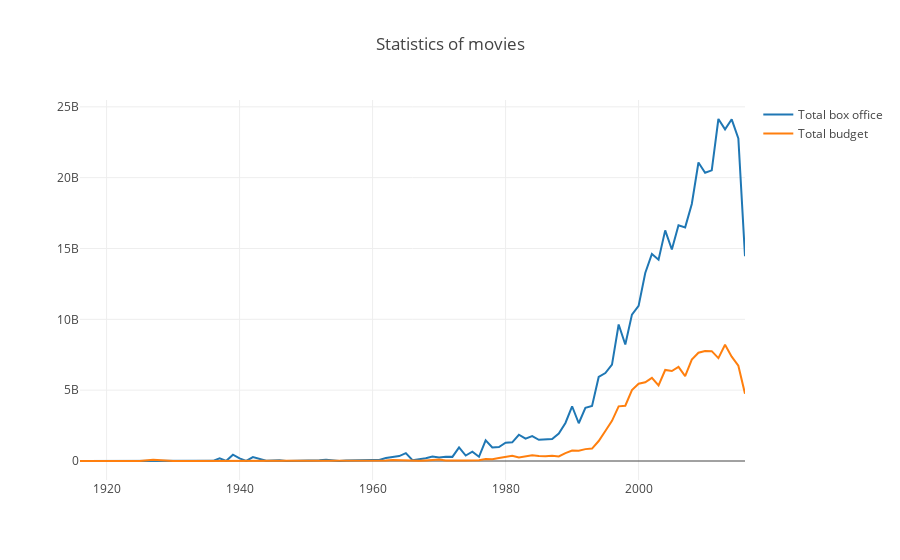

This figure's notebook cell:
### Code cell
trace0 = go.Scatter(
    x=years_df.index,
    y=years_df.Total_box_office,
    name='Total box office'
)

trace1 = go.Scatter(
    x=years_df.index,
    y=years_df.Total_budget,
    name='Total budget'
)
  
data = [trace0, trace1]
layout = {'title': 'Statistics of movies'}

fig = go.Figure(data=data, layout=layout)

iplot(fig)
